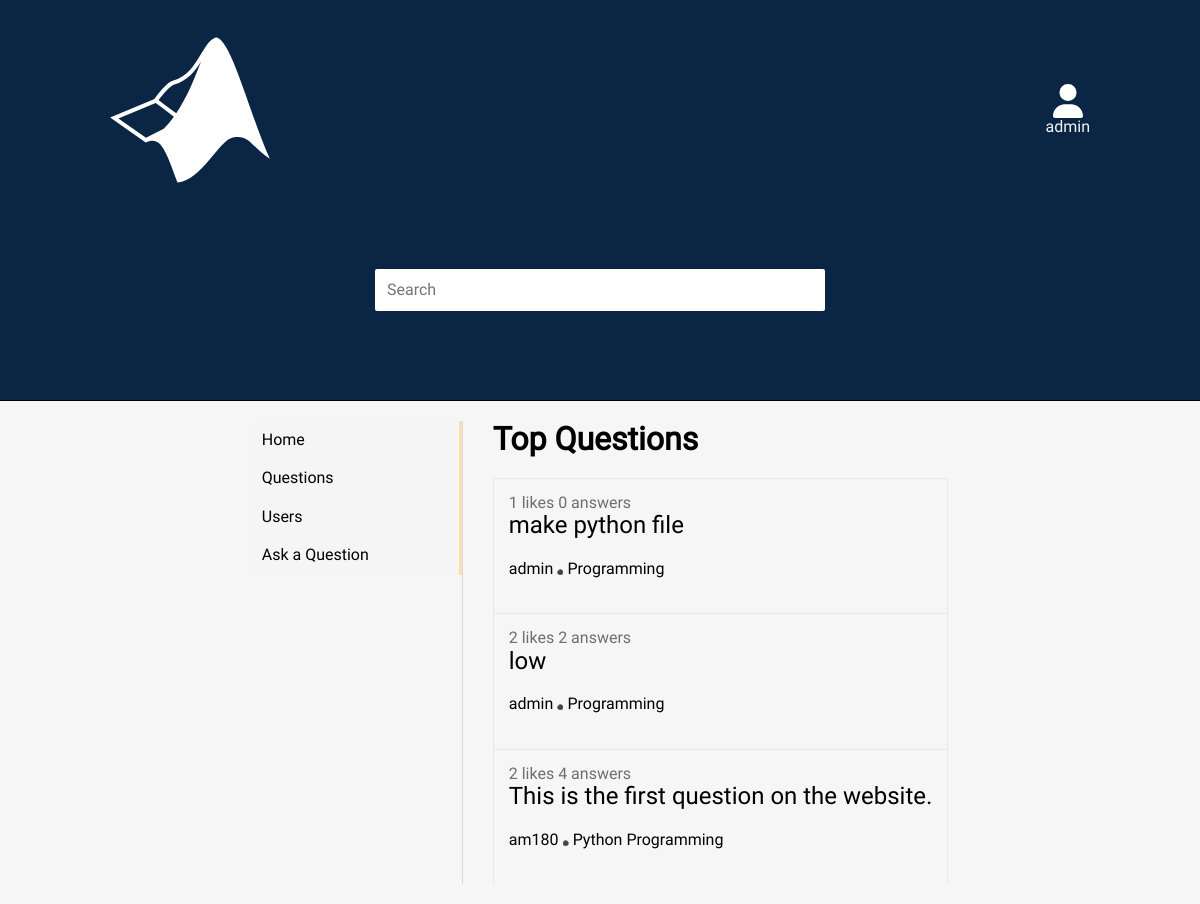
The app's page / (signed in) with its own data.
### stack_eng/models.py (models this page shows, shortened)
class Question(models.Model):
    title = models.CharField(max_length=200)
    question_text = models.CharField(max_length=1500)
    publisher = models.ForeignKey(User, on_delete=models.CASCADE, related_name='question')
    views = models.IntegerField(default=0)
    image = models.ImageField(upload_to='images/questions/%y/%m/%d', blank=True, null=True)
    subject = models.CharField(max_length=50)
    pub_date = models.DateTimeField(default= datetime.now())
    slug = models.SlugField(blank=True, null=True)

### stack_eng/views.py (the view)
# urls.py: path('', views.home, name='home'),
def home(request):
    user = request.user
    questions = Question.objects.annotate(number_of_answers=Count('answer', distinct=True), num_of_likes=Count('question_like', distinct=True))
    likes = None
    like_status = False
    if QuestionLike.objects.filter(liked_by=user):
        likes = QuestionLike.objects.filter(liked_by = user)
        like_status = True
    return render(request, 'home.html', {'user':user, 'questions':questions, 'likes':likes, 'like_status':like_status})

### templates/home.html (shortened to what this page needs)
{% extends 'main.html' %}
{% load static%}
{% block content %}
<link rel='stylesheet' href="{% static 'stylesheets/home.css' %}">
{% include 'navbar.html' %}
<div class="questions">
    <h1>Top Questions</h1>
    {% for question in questions %}
    <div class="question">
        <section class="stats">
            {{question.num_of_likes}} likes {{question.number_of_answers}} answers
        </section>
        <a class="title" href="{% url 'question' question.pk %}">{{question.title}}</a>
        <section class="user_details">
            <a>{{question.publisher}}</a> <span style='font-size:5px;'>&#9899;</span> {{question.subject}}
        </section>
    </div>
    {% endfor %}
</div>
{% endblock  %}

### templates/main.html (shortened to what this page needs)
{% load static %}
<!DOCTYPE html>
<html lang="en">
<head>
    <link rel="stylesheet" href="{% static 'stylesheets/normalize.css'%}">
    <link rel="stylesheet" href="{% static 'stylesheets/main.css'%}">
    <link rel="stylesheet" href="{% static 'stylesheets/home.css'%}">
</head>
<body>
<div class="container">
    <div class="header">
        <img src="{% static 'SVGs/matlab-svgrepo-com.svg' %}" class="logo">
        {% if user.is_authenticated %}
            <section class="userlist">
                <img src="{% static 'SVGs/user.svg' %}" width="30px">
                {{user.username}}
            </section>
        {% else %}
            <section class="links">
                <a href="{% url 'login' %}">Login</a>
                <a href="{% url 'sign_up' %}">Sign up</a>
            </section>
        {% endif %}
        <input type="search" placeholder="Search" id='search'>
    </div>
    <div class="content">
        {% block content %}
        {% endblock %}
    </div>
</div>
</body>
</html>

### static/stylesheets/main.css (style rules this page uses)
* { margin: 0; padding: 0; }
.container { font-family: roboto, serif; }
body { background-color: #f6f6f6; }
.content { display: flex; justify-content: center; padding: 20px; background-color: #f6f6f6; }
.header { background-color: #0B2545; background-size: cover; display: flex; flex-direction: column; justify-content: center; align-items: center; border-bottom: 1px solid black; padding: 20px 100px; color: whitesmoke; }
input[type='search'] { width: 45%; padding: 12px; border-radius: 2px; border: none; margin: 10px; grid-column: 1/3; }
.logo { margin: 10px; width: 160px; margin: 10px auto 10px 10px; }
a { text-decoration: none; color: navajowhite; }
.userlist { padding: 10px; display: flex; flex-direction: column; align-items: center; margin-left: auto; }
.header { display: grid; grid-template-columns: 1fr 1fr; grid-template-rows: 1fr 1fr; justify-items: center; align-items: center; }

### static/stylesheets/home.css (style rules this page uses)
.content { flex-direction: row; }
.navbar, .questions { border-right: 1px solid #dadada; }
.questions { border-right: none; padding-left:30px; }
.questions h1 { margin: 0 0 20px; }
.question { border: 1px solid #e8e8e8; padding: 15px; border-bottom: none; }
.stats { color: #6e6e6e; }
.title { font-size: x-large; }
.user_details { margin: 20px 0; font-size: math; }
.content a { color: black }

### records on screen
Question: num_of_likes "1", number_of_answers "0", title "make python file", publisher "admin", subject "Programming"
Question: num_of_likes "2", number_of_answers "2", title "low", publisher "admin", subject "Programming"
Question: num_of_likes "2", number_of_answers "4", title "This is the first question on the website.", publisher "am180", subject "Python Programming"

### other values on screen
{{ user.username }} "admin"
